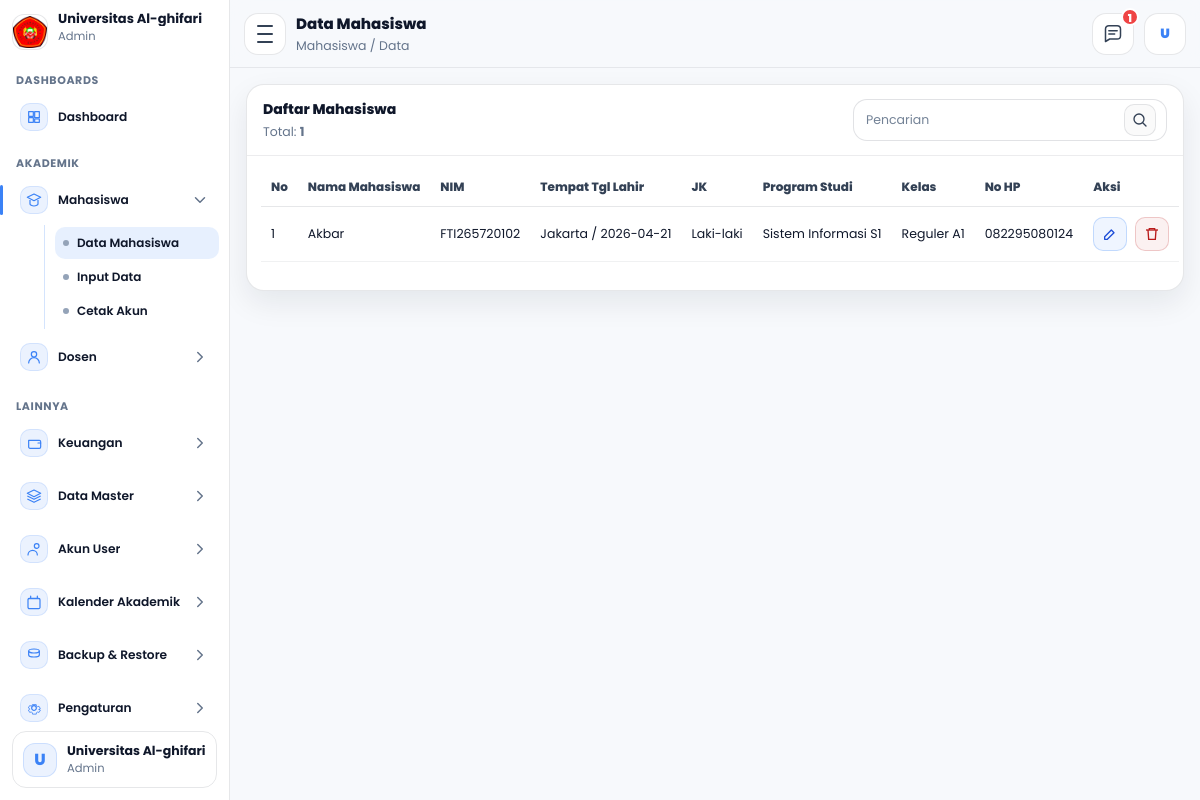
The app's page /admin/mahasiswa/data.php (signed in) with its own data.
### tables this page shows
CREATE TABLE `mahasiswa` (
  `id_mahasiswa` int NOT NULL,
  `tanggal_registrasi` date NOT NULL,
  `periode_pendaftaran` varchar(60) NOT NULL,
  `jenis_pendaftaran` varchar(60) NOT NULL,
  `jalur_pendaftaran` varchar(60) DEFAULT NULL,
  `program_studi` varchar(100) NOT NULL,
  `kelas` varchar(30) NOT NULL,
  `nim` varchar(30) NOT NULL,
  `jalur_keuangan` varchar(100) NOT NULL,
  `nama_mahasiswa` varchar(150) NOT NULL,
  `tempat_lahir` varchar(100) NOT NULL,
  `tanggal_lahir` date NOT NULL,
  `jenis_kelamin` varchar(20) NOT NULL,
  `golongan_darah` varchar(5) DEFAULT NULL,
  `agama` varchar(30) NOT NULL,
  `ukuran_seragam` varchar(10) NOT NULL,
  `nik` varchar(30) DEFAULT NULL,
  `nisn` varchar(30) DEFAULT NULL,
  `npwp` varchar(30) DEFAULT NULL,
  `kewarganegaraan` enum('WNI','WNA') DEFAULT NULL,
  `provinsi` varchar(100) DEFAULT NULL,
  `kab_kota` varchar(100) DEFAULT NULL,
  `kecamatan` varchar(100) DEFAULT NULL,
  `kelurahan` varchar(100) DEFAULT NULL,
  `jalan` varchar(200) DEFAULT NULL,
  `dusun` varchar(100) DEFAULT NULL,
  `rt` varchar(10) DEFAULT NULL,
  `rw` varchar(10) DEFAULT NULL,
  `kode_pos` varchar(10) DEFAULT NULL,
  `jenis_tinggal` varchar(50) DEFAULT NULL,
  `alat_transportasi` varchar(50) DEFAULT NULL,
  `telepon` varchar(30) DEFAULT NULL,
  `hp` varchar(30) DEFAULT NULL,
  `email` varchar(120) DEFAULT NULL,
  `penerima_kps` enum('Ya','Tidak') DEFAULT NULL,
  `no_kps` varchar(50) DEFAULT NULL,
  `nama_ayah` varchar(150) DEFAULT NULL,
  `tanggal_lahir_ayah` date DEFAULT NULL,
  `pendidikan_ayah` varchar(80) DEFAULT NULL,
  `pekerjaan_ayah` varchar(80) DEFAULT NULL,
  `penghasilan_ayah` varchar(80) DEFAULT NULL,
  `nama_ibu` varchar(150) DEFAULT NULL,
  `tanggal_lahir_ibu` date DEFAULT NULL,
  `pendidikan_ibu` varchar(80) DEFAULT NULL,
  `pekerjaan_ibu` varchar(80) DEFAULT NULL,
  `penghasilan_ibu` varchar(80) DEFAULT NULL,
  `nama_wali` varchar(150) DEFAULT NULL,
  `tanggal_lahir_wali` date DEFAULT NULL,
  `pendidikan_wali` varchar(80) DEFAULT NULL,
  `pekerjaan_wali` varchar(80) DEFAULT NULL,
  `penghasilan_wali` varchar(80) DEFAULT NULL,
  `asal_sekolah` varchar(150) DEFAULT NULL,
  `no_ijazah` varchar(80) DEFAULT NULL,
  `alamat_sekolah` varchar(255) DEFAULT NULL,
  `kodepos_sekolah` varchar(10) DEFAULT NULL,
  `email_sekolah` varchar(120) DEFAULT NULL,
  `telepon_sekolah` varchar(30) DEFAULT NULL,
  `website_sekolah` varchar(120) DEFAULT NULL,
  `asal_jurusan` varchar(120) DEFAULT NULL,
  `sks_diakui` int DEFAULT NULL,
  `asal_perguruan_tinggi` varchar(150) DEFAULT NULL,
  `asal_program_studi` varchar(150) DEFAULT NULL,
  `akun_dicetak` tinyint(1) NOT NULL DEFAULT '0',
  `akun_dicetak_pada` timestamp NULL DEFAULT NULL,
  `id_user` int DEFAULT NULL,
  `dibuat_pada` timestamp NULL DEFAULT CURRENT_TIMESTAMP,
  `diubah_pada` timestamp NULL DEFAULT NULL ON UPDATE CURRENT_TIMESTAMP
);

### admin/mahasiswa/data.php (the view, shortened to what this page needs)
<?php
require_once __DIR__ . "/../layout.php";
$qRaw = trim($_GET['q'] ?? '');
$q = $qRaw;
$page = (int)($_GET['page'] ?? 1);
$perPage = 15;
$offset = ($page - 1) * $perPage;
function buildWhereAndParams($q){
  $where = "";
  $params = [];
  $types = "";
  return [$where, $types, $params];
}
function renderRows($rows, $offset){
  $no = $offset + 1;
  $html = '';
  foreach ($rows as $r){
    $nama = e($r['nama_mahasiswa'] ?? '');
    $nim  = e($r['nim'] ?? '');
    $ttl  = e(($r['tempat_lahir'] ?? '-') . " / " . ($r['tanggal_lahir'] ?? '-'));
    $jk   = e($r['jenis_kelamin'] ?? '-');
    $prodi= e($r['program_studi'] ?? '-');
    $kelas= e($r['kelas'] ?? '-');
    $hp   = e($r['hp'] ?? '-');
    $id   = (int)($r['id_mahasiswa'] ?? 0);
    $html .= '<tr>';
    $html .= '<td class="col-no">'.$no.'</td>';
    $html .= '<td>'.$nama.'</td>';
    $html .= '<td class="mono">'.$nim.'</td>';
    $html .= '<td>'.$ttl.'</td>';
    $html .= '<td>'.$jk.'</td>';
    $html .= '<td>'.$prodi.'</td>';
    $html .= '<td>'.$kelas.'</td>';
    $html .= '<td>'.$hp.'</td>';
    $html .= '<td class="aksi">
            <a class="icon-btn edit" href="editdata.php?id='.$id.'" title="Edit">
              <svg viewBox="0 0 24 24" fill="none">
                <path d="M4 20h4l10-10-4-4L4 16v4Z" stroke="currentColor" stroke-width="2" stroke-linejoin="round"/>
              </svg>
            </a>
            <a class="icon-btn del"
               href="hapusdata.php?id='.$id.'"
               data-del="1"
               data-name="'.$nama.'"
               title="Hapus">
              <svg viewBox="0 0 24 24" fill="none">
                <path d="M3 6h18" stroke="currentColor" stroke-width="2"/>
                <path d="M8 6V4h8v2" stroke="currentColor" stroke-width="2"/>
                <path d="M6 6l1 14h10l1-14" stroke="currentColor" stroke-width="2"/>
              </svg>
            </a>
          </td>';
    $html .= '</tr>';
    $no++;
  }
  return $html;
}
list($where, $types, $params) = buildWhereAndParams($q);
$sqlTotal = "SELECT COUNT(*) AS total FROM mahasiswa $where";
$stmtT = $conn->prepare($sqlTotal);
$stmtT->execute();
$rsT = $stmtT->get_result();
$total = 0;
if ($rsT && ($rowT = $rsT->fetch_assoc())) $total = (int)$rowT['total'];
$sql = "SELECT id_mahasiswa, nama_mahasiswa, nim, tempat_lahir, tanggal_lahir, jenis_kelamin, program_studi, kelas, hp
        FROM mahasiswa
        $where
        ORDER BY id_mahasiswa ASC
        LIMIT ? OFFSET ?";
$stmt = $conn->prepare($sql);
if ($types !== '') {
  $types2 = $types . "ii";
  $limit = $perPage;
  $off = $offset;
  $stmt->bind_param($types2, ...array_merge($params, [$limit,$off]));
} else {
  $limit = $perPage;
  $off = $offset;
  $stmt->bind_param("ii", $limit, $off);
}
$stmt->execute();
$rs = $stmt->get_result();
$rows = [];
if ($rs) {
  while ($r = $rs->fetch_assoc()) $rows[] = $r;
}
$tbodyHtml = renderRows($rows, $offset);
?>
<div class="panel">
  <div class="panel-head">
    <div class="panel-left">
      <div class="panel-title">Daftar Mahasiswa</div>
      <div class="panel-sub">Total: <b id="totalText"><?= (int)$total ?></b></div>
    </div>
    <div class="panel-actions">
      <div class="searchbox">
        <input type="text" id="q" placeholder="Pencarian" value="<?= e($q) ?>" autocomplete="off">
        <button type="button" class="sbtn" aria-label="Cari">
          <svg viewBox="0 0 24 24" fill="none" aria-hidden="true">
            <path d="M10.5 18a7.5 7.5 0 1 1 0-15 7.5 7.5 0 0 1 0 15Z" stroke="currentColor" stroke-width="2"/>
            <path d="M16.5 16.5 21 21" stroke="currentColor" stroke-width="2" stroke-linecap="round"/>
          </svg>
        </button>
      </div>
    </div>
  </div>
  <div class="table-wrap">
    <table class="tbl">
      <thead>
        <tr>
          <th class="col-no">No</th>
          <th>Nama Mahasiswa</th>
          <th class="mono">NIM</th>
          <th>Tempat Tgl Lahir</th>
          <th>JK</th>
          <th>Program Studi</th>
          <th>Kelas</th>
          <th>No HP</th>
          <th class="col-aksi">Aksi</th>
        </tr>
      </thead>
      <tbody id="tbody">
        <?= $tbodyHtml ?>
      </tbody>
    </table>
  </div>
  <div class="panel-foot">
  </div>
</div>

### css/css_admin/dashboard.css (style rules this page uses)
:root { --font: "Poppins", system-ui, -apple-system, Segoe UI, Roboto, Arial, sans-serif; --bg:#f7f9fc; --panel:#ffffff; --text:#0f172a; --muted:#64748b; --blue:#3b82f6; --blueSoft: rgba(59,130,246,.10); --blueHover: rgba(59,130,246,.08); --stroke: rgba(15,23,42,.10); --shadow: 0 12px 30px rgba(15,23,42,.08); --sideW: 230px; }
* { box-sizing:border-box; }
html,body { height:100%; }
body { margin:0; font-family: var(--font); background: var(--bg); color: var(--text); }

### css/css_admin/mahasiswa/data.css (style rules this page uses)
:root { --font: "Poppins", system-ui, -apple-system, Segoe UI, Roboto, Arial, sans-serif; --bg:#f7f9fc; --panel:#ffffff; --text:#0f172a; --muted:#64748b; --blue:#3b82f6; --blueSoft: rgba(59,130,246,.10); --blueHover: rgba(59,130,246,.08); --stroke: rgba(15,23,42,.10); --shadow: 0 12px 30px rgba(15,23,42,.08); --radius: 18px; }
body { font-family: var(--font); }
input, select, button, textarea { font-family: var(--font); }
.panel { background:#fff; border: 1px solid var(--stroke); border-radius: var(--radius); box-shadow: var(--shadow); overflow: hidden; }
.panel-head { padding: 14px 16px; border-bottom: 1px solid rgba(15,23,42,.08); display:flex; align-items:center; justify-content: space-between; gap: 12px; flex-wrap: wrap; }
.panel-left { min-width: 200px; }
.panel-title { font-weight: 800; font-size: 14px; }
.panel-sub { margin-top: 3px; font-size: 12.5px; color: var(--muted); }
.panel-actions { display:flex; align-items:center; gap: 10px; flex-wrap: wrap; }
.searchbox { display:flex; align-items:center; gap: 8px; border: 1px solid rgba(15,23,42,.12); background:#fff; border-radius: 14px; padding: 8px 10px; height: 42px; }
.searchbox input { border: 0; outline: none; font-size: 12.5px; min-width: 240px; }
.searchbox input::placeholder { color: rgba(100,116,139,.9); }
.sbtn { width: 32px; height: 32px; border-radius: 10px; border: 1px solid rgba(15,23,42,.10); background: rgba(15,23,42,.02); cursor:pointer; display:grid; place-items:center; }
.sbtn svg { width: 16px; height: 16px; color:#334155; }
.table-wrap { padding: 12px 14px 4px; overflow:auto; }
.tbl { width: 100%; border-collapse: separate; border-spacing: 0; min-width: 900px; }
.tbl thead th { text-align: left; font-size: 12px; font-weight: 800; color: #334155; padding: 10px 10px; border-bottom: 1px solid rgba(15,23,42,.10); background: #fff; white-space: nowrap; }
.tbl tbody td { font-size: 12.5px; color: var(--text); padding: 10px 10px; border-bottom: 1px solid rgba(15,23,42,.06); vertical-align: middle; white-space: nowrap; }
.col-no { width: 54px; }
.col-aksi { width: 140px; text-align:left; }
.mono { font-family: var(--font); font-weight: 400; }
.aksi { display:flex; gap: 8px; }
.panel-foot { padding: 10px 14px 14px; }
.icon-btn { width: 34px; height: 34px; border-radius: 10px; border: 1px solid rgba(15,23,42,.10); background: #fff; display:inline-flex; align-items:center; justify-content:center; cursor:pointer; transition: all .15s ease; }
.icon-btn svg { width: 16px; height: 16px; }
.icon-btn.edit { color: #1d4ed8; background: rgba(59,130,246,.08); border-color: rgba(59,130,246,.25); }
.icon-btn.del { color: #b91c1c; background: rgba(185,28,28,.06); border-color: rgba(185,28,28,.20); }

### records on screen
mahasiswa: nama_mahasiswa "Akbar", nim "FTI265720102", ttl "Jakarta / 2026-04-21", jenis_kelamin "Laki-laki", program_studi "Sistem Informasi S1", kelas "Reguler A1", hp "082295080124"

### other values on screen
$nama_tampil "Universitas Al-ghifari"
$g['title'] "DASHBOARDS"
$it['label'] "Dashboard"
$g['title'] "AKADEMIK"
$it['label'] "Mahasiswa"
$c['label'] "Data Mahasiswa"
$c['label'] "Input Data"
$c['label'] "Cetak Akun"
$it['label'] "Dosen"
$g['title'] "LAINNYA"
$it['label'] "Keuangan"
$it['label'] "Data Master"
$it['label'] "Akun User"
$it['label'] "Kalender Akademik"
$it['label'] "Backup & Restore"
